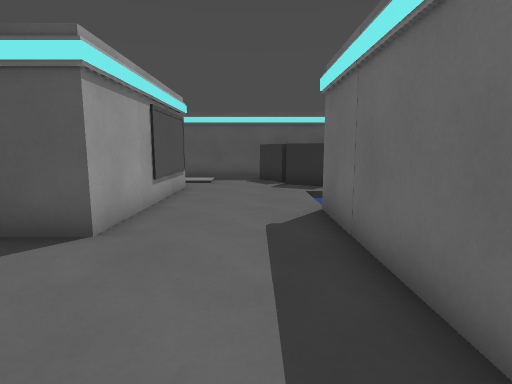
View 1 (above)

12 first-person views from a walk through a 3-D level made in the Godot game engine. The camera is 1.3 m above the floor, tilts 8° down and sees 80° across. The floor is counted in squares, 1 m on a side. Each view is taken from the middle of a square. On the plan, view 1 faces up. The plan holds only what a view shows up to about 14 squares ahead; the rest is blank. The place goes on beyond the plan. Door leaves are left out where a doorway can be walked through. Surface patterns are stand-ins for the level's own textures.

View 2
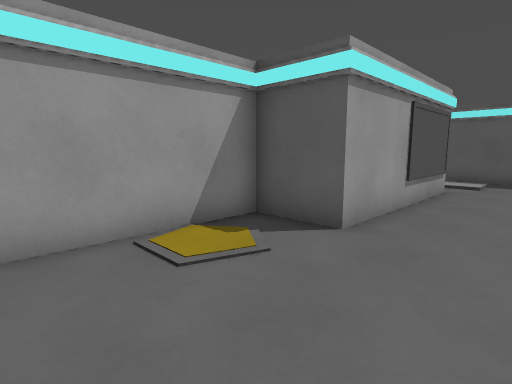

View 3
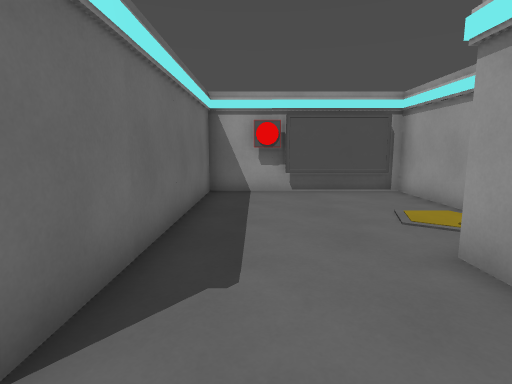

View 4
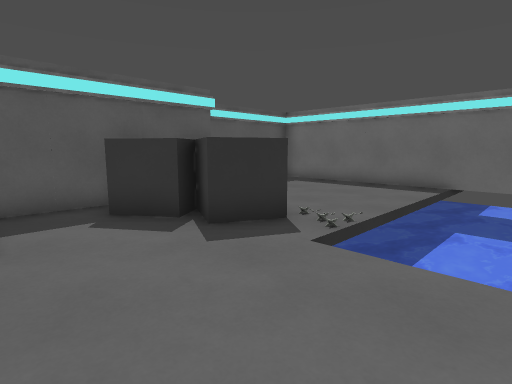

View 5
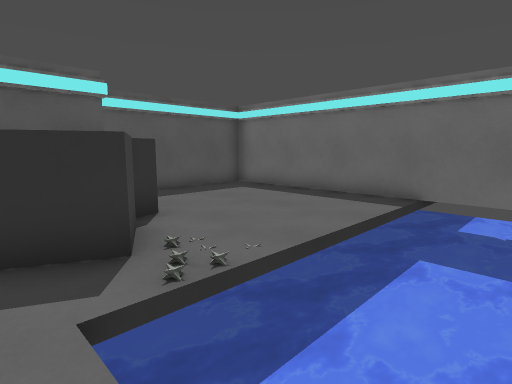

View 6
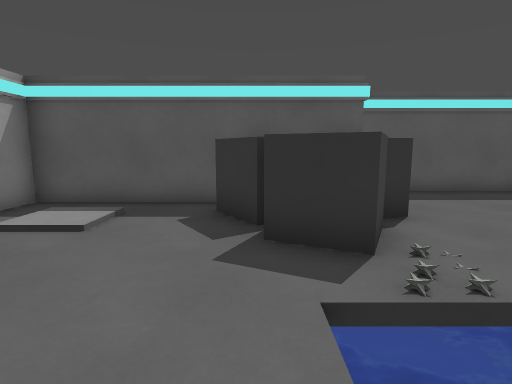

View 7
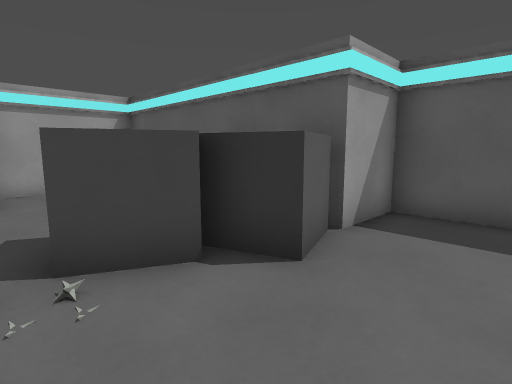

View 8
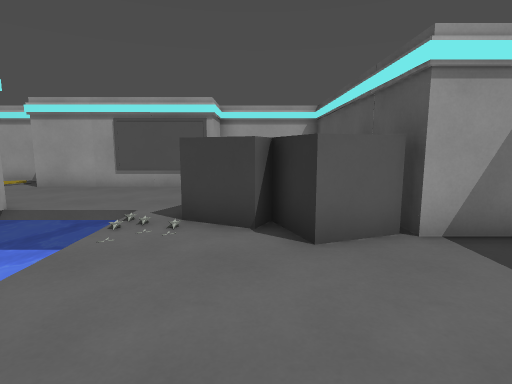

View 9
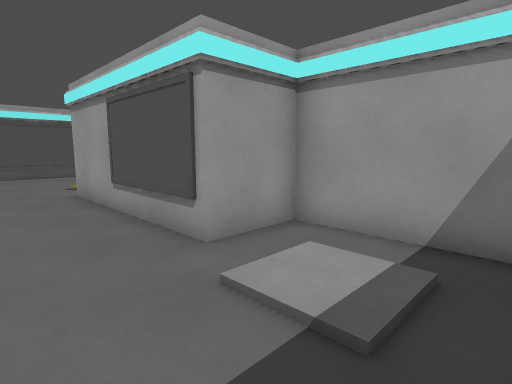

View 10
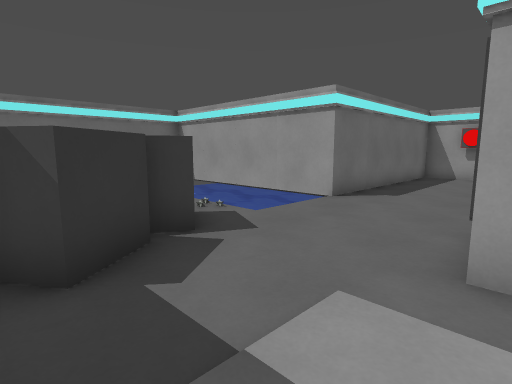

View 11
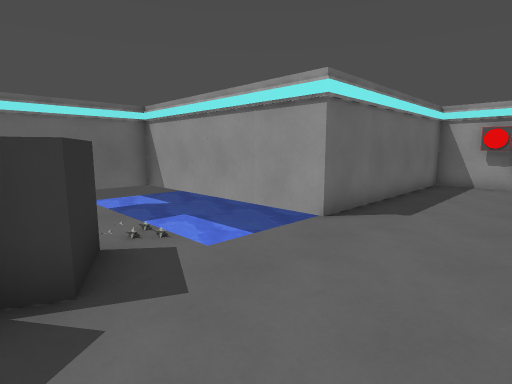

View 12
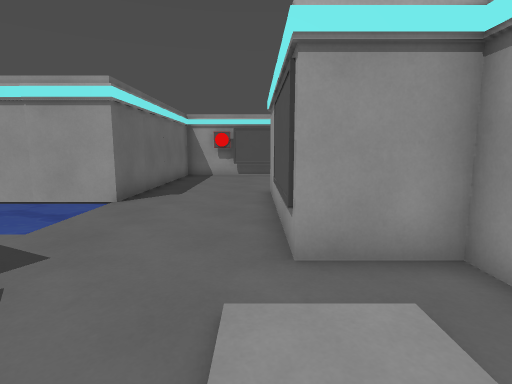

### Floor plan
Key: @ floor where view 1 was taken; # wall or solid block; . floor; D open door; ≈ water the walk keeps out of; B box; U button.
Columns run from 5 left of view 1 to 10 right of it. Each row starts with its distance up from view 1.
 17         ########
 16         #......#
 15 #########......#
 14 #.....BBB......#
 13 #....BB BB.....#
 12 #.....BBB......#
 11 #......BB......#
 10 ###............#
  9   #....≈≈≈≈≈≈≈≈#
  8   #....≈≈≈≈≈≈≈≈#
  7   #....≈≈≈≈≈≈≈≈#
  6   #DDDD#
  5 ###DDDD#
  4 #......#
  3 #......#
  2 #......#
  1 #......#
  0 #....@.#
 -1 #####U.#
 -2 ########

Positions as (right, up) in squares from view 1, and headings:
1: (0, 0), facing up
2: (0, 0), facing up-left
3: (0, 8), facing down
4: (-2, 7), facing up-right
5: (1, 7), facing up-right
6: (1, 7), facing up
7: (6, 10), facing up-left
8: (8, 12), facing left
9: (0, 14), facing down-left
10: (-3, 14), facing down-right
11: (-2, 12), facing down-right
12: (-2, 14), facing down
